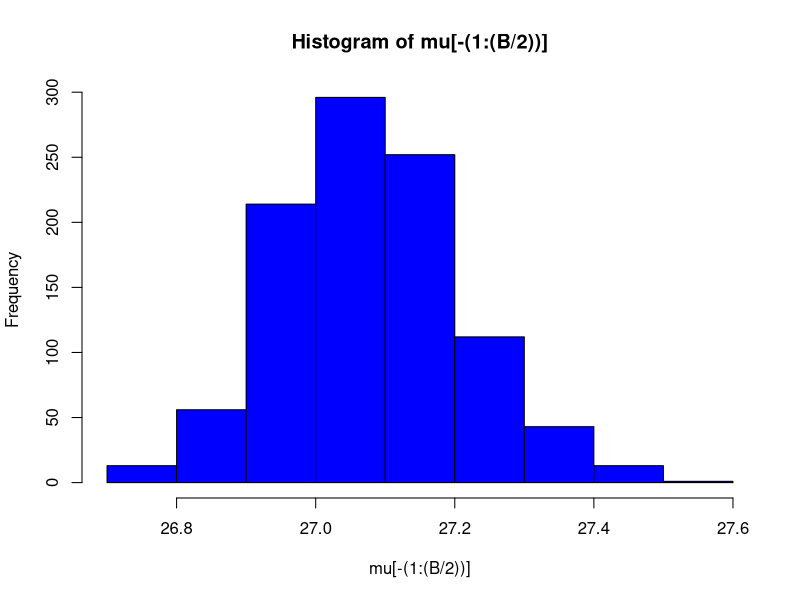
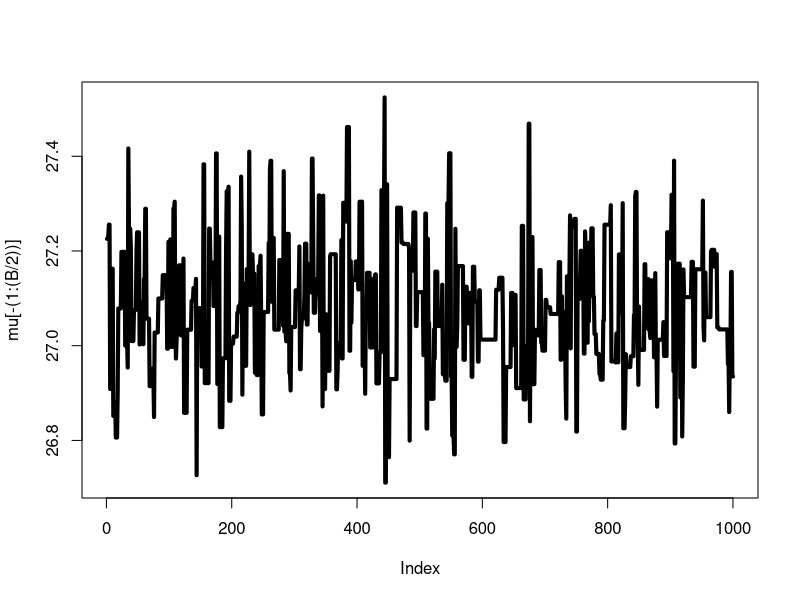
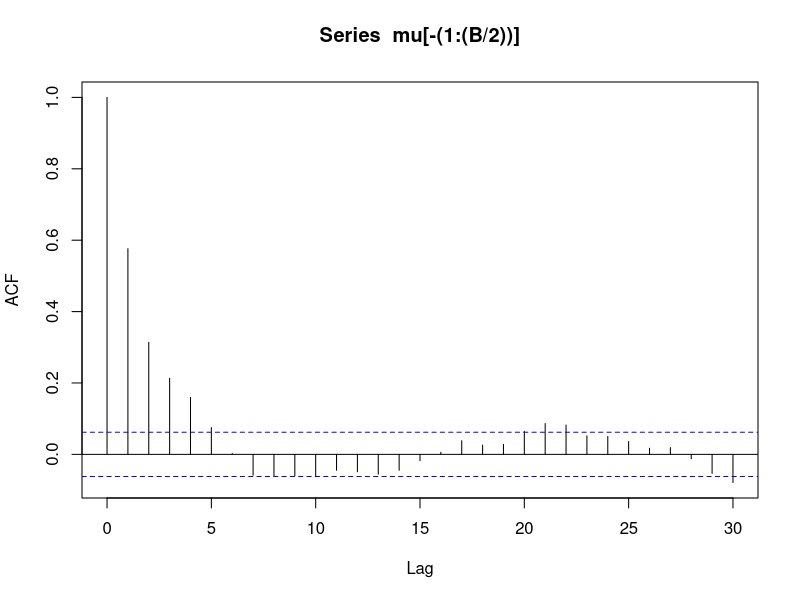
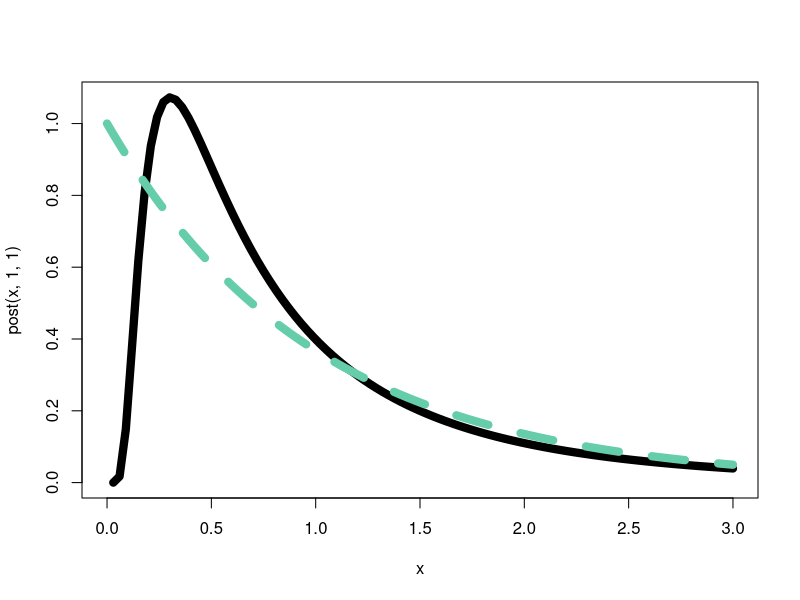

These charts were generated, in order, by the following R code: (Note: this script raises an error after producing the figures.)
### Example II.R9 ###
laplace	<- read.table('laplace.txt', header = TRUE)
x			<- laplace$x

logPost	<- function(x, mu){ - sum(abs(x-mu)) }

set.seed(8562)
B			<- 2000
mu			<- vector("numeric", length = B)
arr		<- vector("numeric", length = B)
propVar	<- 0.5

### step 1 ###
mu[1]	<- median(x)

### step 2 ###
for(i in 2:B){
	muStar	<- rnorm(1, median(x), propVar)
	# muStar	<- rnorm(1, mu[i-1], propVar)
	r			<- exp(logPost(x, muStar))/exp(logPost(x, mu[i-1]))
	# r		<- exp(logPost(x, muStar) - logPost(x, mu[i-1]))
	u			<- runif(1)
	if(u < min(r,1)){
		mu[i]	<- muStar
		arr[i]	<- 1
	} else{
		mu[i]	<- mu[i-1]
		arr[i]	<- 0
	}
}

median(mu[-(1:(B/2))])
hist(mu[-(1:(B/2))], col = 'blue')
plot(mu[-(1:(B/2))], type = 'l', lwd = 4)

acf(mu[-(1:(B/2))])

mean(arr)


### Example II.R10 ###
post	<- function(x, lam, mu){
	sqrt(lam/(2*pi*x^3))*exp(-(lam*(x-mu)^2)/(2*(mu^2)*x))
}
curve(post(x, 1, 1), from = 0, to = 3, lwd = 8)
curve(dgamma(x, 1, 1), add = TRUE, lty = 2, col = 'aquamarine3', lwd = 8)

set.seed(882)
B			<- 10000
a			<- 2
b			<- 1
vec		<- vector("numeric", B)
x			<- a/b
vec[1]	<- x
ar			<- vector("numeric", B)

for (i in 2:B) {
	xstar 	<- rgamma(1, a, b)
	rho		<- (post(xstar, 1, 1)/post(x, 1, 1))/(dgamma(xstar, a, b)/dgamma(x, a, b))
	aprob 	<- min(1, rho)
	u 			<- runif(1)
	if (u < aprob){
		x 			<- xstar
		ar[i]	<- 1
	}
	vec[i] 	<- x
}

geweke.diag(vec[-(1:(B/2))])
plot(cumsum(vec[-(1:(B/2))])/(1:(B/2)), type = 'l', ylab = 'Running Mean', xlab = 'B', lwd = 8)
acf(vec[-(1:(B/2))])
mean(ar)






